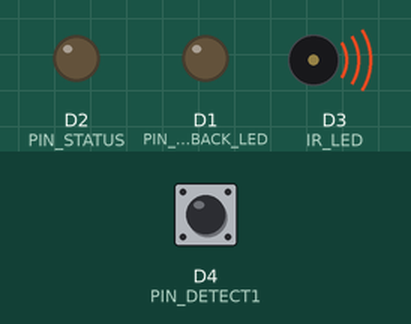
A program run on a simulated ESP8266 (Wemos D1 mini). Parts: output pins drawn as LEDs (lit = HIGH), buzzer (waves = sounding). Dashed ring = blinking. The test bench sets the inputs (shaded band); at power-on: D4 (PIN_DETECT1) LOW. WiFi joins after 1.5 s; servers stay silent unless stated; what the program prints to the serial monitor is not drawn.

Above: at 4.2 s.
4.3 s: D4 (PIN_DETECT1) pulsed HIGH 2 times (0.12 s each, 0.3 s apart)
At 6.0 s:
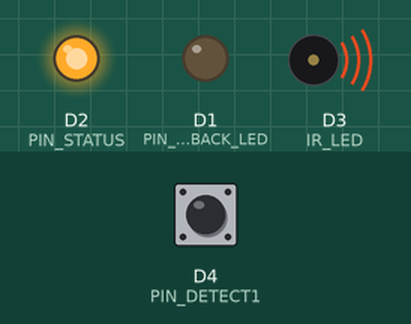
6.8 s: D4 (PIN_DETECT1) driven HIGH
At 8.0 s:
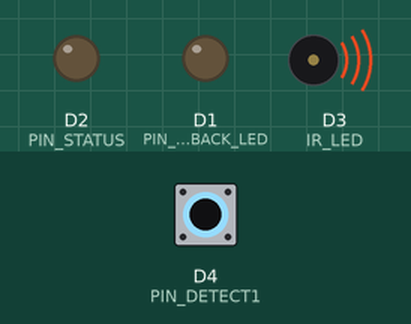
8.3 s: D4 (PIN_DETECT1) driven LOW
At 8.77 s:
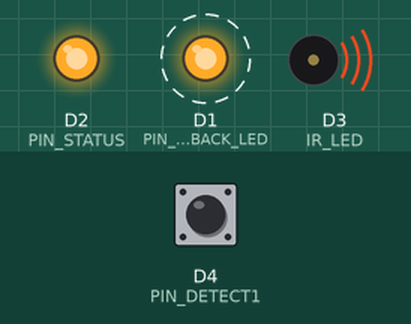
Timing chart, 0 to 11.3 s (numbered marks = the images above; inputs shaded):
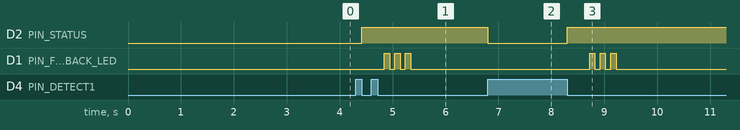

Measured:
- after the input at 4.3 s, D2 (PIN_STATUS): LOW → HIGH after 0.12 s; D1 (PIN_FEEDBACK_LED): alternates HIGH for 0.10 s and LOW for 0.10 s, 6 changes in all, then stays LOW, starting after 0.54 s
- after the input at 6.8 s, D2 (PIN_STATUS): HIGH → LOW at once
- after the input at 8.3 s, D2 (PIN_STATUS): LOW → HIGH at once; D1 (PIN_FEEDBACK_LED): alternates HIGH for 0.10 s and LOW for 0.10 s, 6 changes in all, then stays LOW, starting after 0.42 s

The program:

main.cpp
```cpp
#include <Arduino.h>
#include <ESP8266WiFi.h> // Include the Wi-Fi library
#include "Reporter.h"    //

#define PIN_STATUS D2       // Status led on PCB
#define IR_LED D3           // IR led
#define PIN_DETECT1 D4      // Infrared receiver ( IR photo module TSOP1738, TSOP34838)
#define PIN_FEEDBACK_LED D1 // Green led to indicate goal is detected

const char *ssid = "<WIFI SSID>";         // The SSID (name) of the Wi-Fi network you want to connect to
const char *password = "<WIFI PASSWORD>"; // The password of the Wi-Fi network
String team = "red";                      // Change this to either red or blue depending on deployment target

const float ballSize = 35.0; // Millimeters
const char *host = "api.foosball.link";
const char *fingerprint = "90 3C A1 1A 37 EA 31 C0 B1 8D BC 8E 1B 0D 60 12 43 C2 81 42";

//Create a new Reporter
Reporter reporter(host, "/", fingerprint);

void blinkFeedback(int count)
{
  for (int i = 0; i < count; i++)
  {
    digitalWrite(PIN_FEEDBACK_LED, HIGH);
    delay(100);
    digitalWrite(PIN_FEEDBACK_LED, LOW);
    delay(100);
  }
}

void notifyGoal(float speed)
{
  String postData = "{\"query\":\"mutation{ registerGoal(team:" + team + ",speed:" + speed + ")}\"}";
  reporter.postMessageToServer(postData);
  delay(100);
  blinkFeedback(3);
}

void setup()
{
  Serial.begin(28800);
  delay(1000);
  Serial.println('\n');

  WiFi.begin(ssid, password); // Connect to the network
  Serial.print("Connecting to ");
  Serial.print(ssid);
  Serial.println(" ...");

  int i = 0;
  while (WiFi.status() != WL_CONNECTED)
  { // Wait for the Wi-Fi to connect
    delay(1000);
    Serial.print(++i);
    Serial.print(' ');
  }

  Serial.println('\n');
  Serial.println("Connection established!");
  Serial.print("IP address:\t");
  Serial.println(WiFi.localIP()); // Send the IP address of the ESP8266 to the computer

  pinMode(PIN_STATUS, OUTPUT);
  pinMode(PIN_DETECT1, INPUT);
  pinMode(PIN_FEEDBACK_LED, OUTPUT);
  digitalWrite(PIN_FEEDBACK_LED, LOW);
  tone(IR_LED, 38000U);
  Serial.print("Setup done");
}

unsigned long highStart = 0;
bool prevStateHigh = false;

void loop()
{
  if (digitalRead(PIN_DETECT1) == HIGH)
  {
    if (prevStateHigh == false)
    { // begin detecting ball
      highStart = millis();
      digitalWrite(PIN_STATUS, LOW);
    }
    prevStateHigh = true;
  }
  else
  {
    if (prevStateHigh)
    { // end of detection, notify goal and ball speed
      digitalWrite(PIN_STATUS, HIGH);
      unsigned long delta = millis() - highStart;
      if (delta >= 1)
      {
        float speed = (float)(ballSize / (float)delta); // m/s
        notifyGoal(speed * 3.6);                        // kilometers per hour
      }
    }
    prevStateHigh = false;
    highStart = 0;
  }
}
```

Reporter.cpp
```cpp
/*
  Reporter.cpp
  Based on:
  SlackWebhook.cpp - Library for connecting Adafruit Huzzah to Slack Webhooks
  Created by Scott Linenberger, August 19, 2016
*/
#include <ESP8266WiFi.h>
#include <ESP8266WiFiAP.h>
#include <ESP8266WiFiGeneric.h>
#include <ESP8266WiFiMulti.h>
#include <ESP8266WiFiScan.h>
#include <ESP8266WiFiSTA.h>
#include <ESP8266WiFiType.h>
#include <WiFiClient.h>
#include <WiFiClientSecure.h>
#include <WiFiServer.h>
#include <WiFiUdp.h>
#include "Reporter.h"

Reporter::Reporter(const char *_host, String _url, const char *_fingerprint)
{
  host = _host;
  url = _url;
  fingerprint = _fingerprint;
}

boolean Reporter::postMessageToServer(String postData)
{
  Serial.println("Creating client connection to host..");
  WiFiClientSecure client;

  if (!client.connect(host, 443))
  {
    Serial.println("Reporter: could not connect to host");
    Serial.print("Host: ");
    Serial.print(host);

    return false;
  }
  Serial.println("Client connection successful!");
  Serial.print("Connected to ");
  Serial.print(host);
  Serial.println();

  Serial.println("Verifying SSL fingerprint..");
  //Ignore the error here
  client.verify(fingerprint, host);

  //fingerprint verification complete
  //build POST request..
  int dataLength = postData.length();

  //build the POST string..
  String POST = "POST " + url + " HTTP/1.1\r\n"
                                "Host: " +
                host + "\r\n"
                       "User-Agent: ArduinoIoT/1.0\r\n"
                       "Connection: close\r\n"
                       "Content-Type: application/json\r\n"
                       "Content-Length: " +
                dataLength + "\r\n\r\n"
                             "" +
                postData;

  Serial.println("Writing POST request to client..");
  client.print(POST);
  delay(100);

  Serial.println();
  // while (client.available())
  // {
  //   Serial.println(client.readStringUntil('\r'));
  // }
  // delay(100);
  Serial.print("POST request complete!");
  return true;
}
```

Reporter.h
```cpp
/*
  Reporter.h
  Based on:
  SlackWebhook.h - Library for connecting Adafruit Huzzah to Slack Webhooks
  Created by Scott Linenberger, August 19, 2016
*/
#ifndef REPORTER_H
#define REPORTER_H

#include <ESP8266WiFi.h>
#include <ESP8266WiFiAP.h>
#include <ESP8266WiFiGeneric.h>
#include <ESP8266WiFiMulti.h>
#include <ESP8266WiFiScan.h>
#include <ESP8266WiFiSTA.h>
#include <ESP8266WiFiType.h>
#include <WiFiClient.h>
#include <WiFiClientSecure.h>
#include <WiFiServer.h>
#include <WiFiUdp.h>

class Reporter
{
  const char *host;
  String url;
  const char *fingerprint;

public:
  Reporter(const char *, String, const char *);
  boolean postMessageToServer(String);
};

#endif
```
